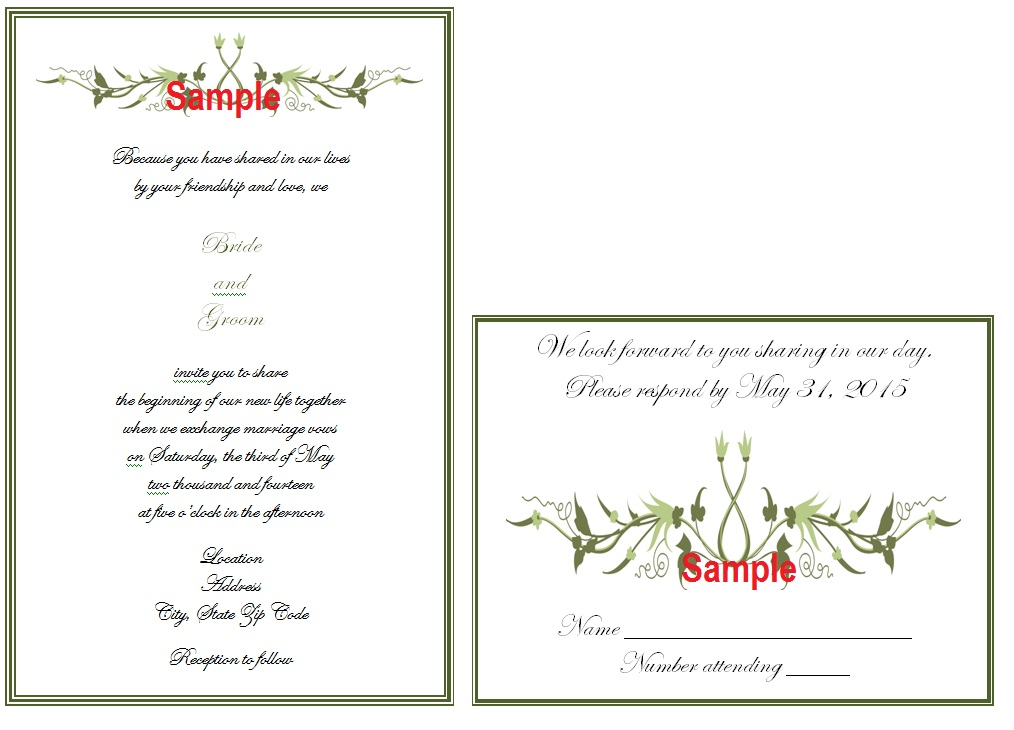
#> input picture imgs/3.jpg, 1014 x 730 px; its folder holds 4 pictures in this run
$ python code_0005.py   (older library calls are emulated)
#> lines starting #> are read from the running program, lines starting #| are printed output that depends on the picture
"""
你有一个目录，装了很多照片，把它们的尺寸变成都不大于 iPhone5 分辨率的大小。
"""

from PIL import Image
import glob


def zoom_pic(file):
#> called with file = '../imgs/3.jpg'
    image = Image.open(file)
#> image is the input picture: PIL image 1014x730 RGB; mean R, G, B 243.4, 243.5, 240.5
    size_y = 640
    size_x = 1136
    pic_type = file.split(".")[-1]
    if pic_type == 'jpg':
        pic_type = 'jpeg'
    out = image.resize((size_x, size_y), Image.ANTIALIAS)
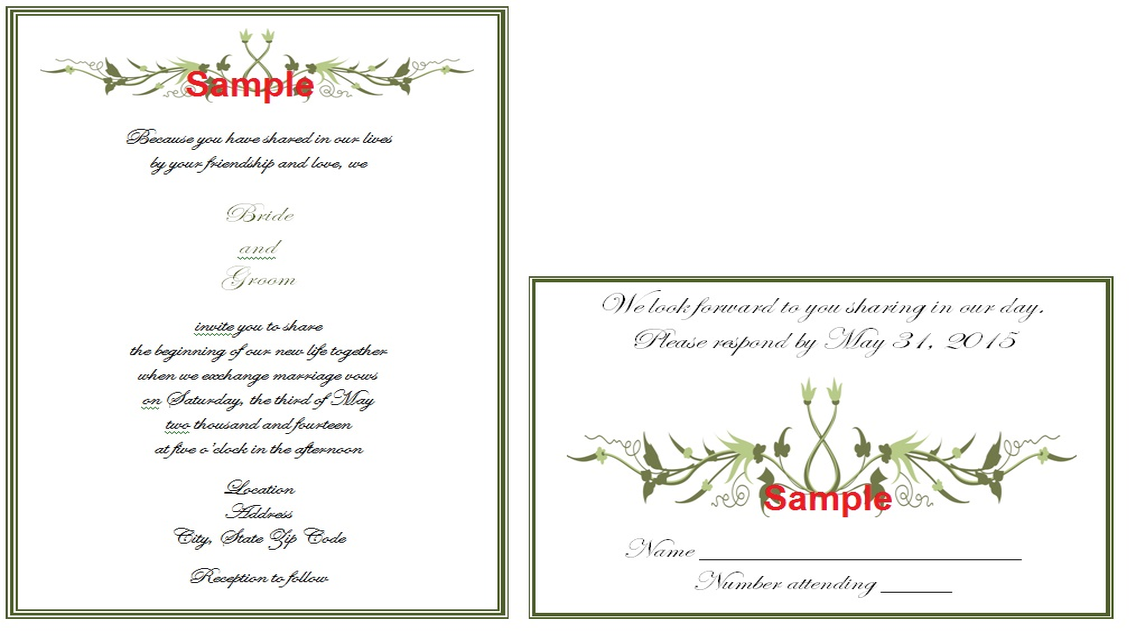
#> out: PIL image 1136x640 RGB; mean R, G, B 243, 243, 240.2
    file_out = '../resize/' + file.split(".")[-2].split('/')[-1] + 'resize.' + file.split(".")[-1]
    print(file_out)
    out.save(file_out, pic_type)


if __name__ == '__main__':
    for file in glob.glob('../imgs/*'):
        zoom_pic(file)
#> pass 2 of the loop `for file in glob.glob('../imgs/*'):`:
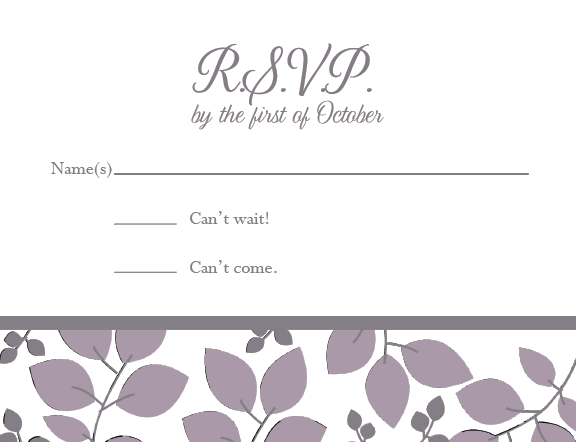
#> input picture imgs/PurpleRSVP.png, 576 x 442 px
#> in zoom_pic, image is the input picture: PIL image 576x442 RGBA; mean R, G, B, A 237.3, 235.2, 237.3, 255
#> in zoom_pic (call 2), `out = image.resize((size_x, size_y), Image.ANTIALIAS)`:
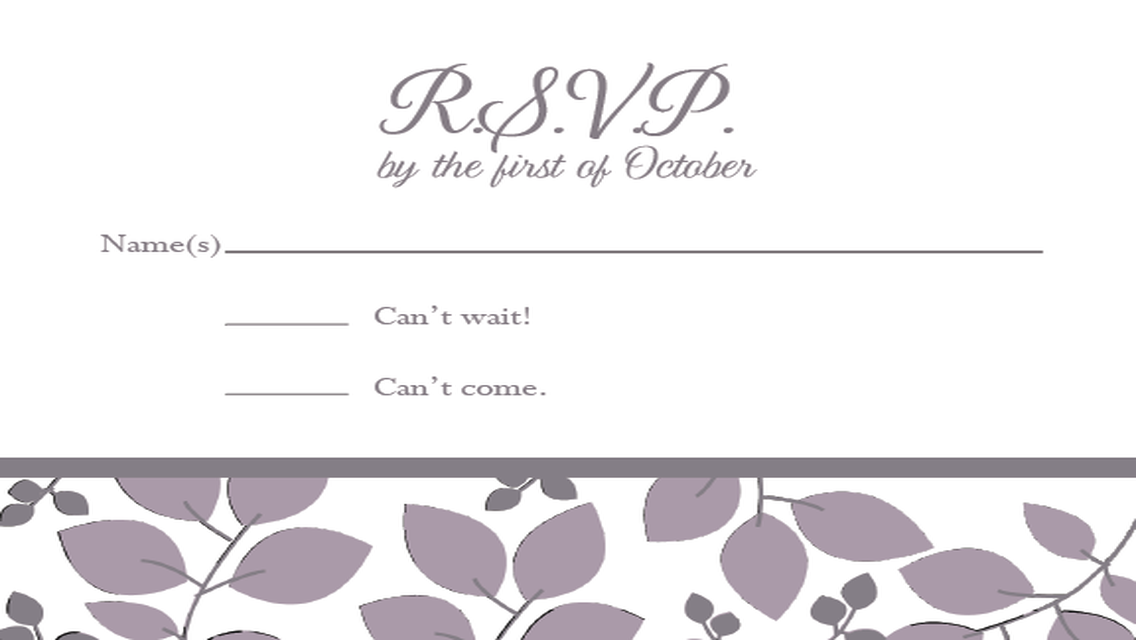
#> out: PIL image 1136x640 RGBA; mean R, G, B, A 237.1, 235, 237.1, 255
#> pass 3 of the loop `for file in glob.glob('../imgs/*'):`:
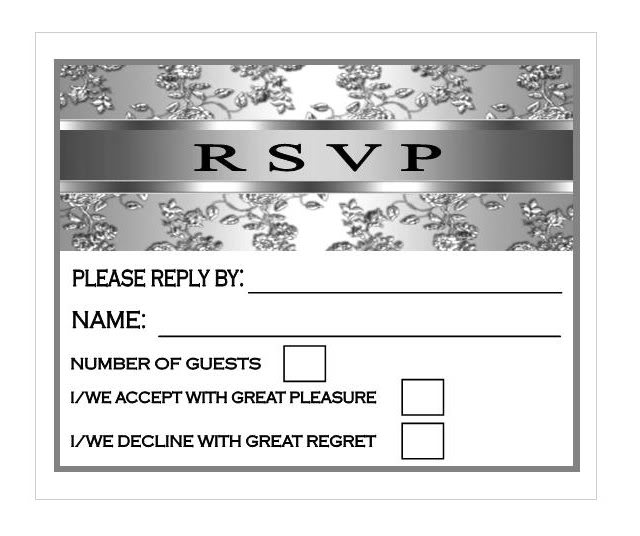
#> input picture imgs/RSVP.jpg, 640 x 536 px
#> in zoom_pic, image is the input picture: PIL image 640x536 L; min 0, max 255, mean 218.8
#> in zoom_pic (call 3), `out = image.resize((size_x, size_y), Image.ANTIALIAS)`:
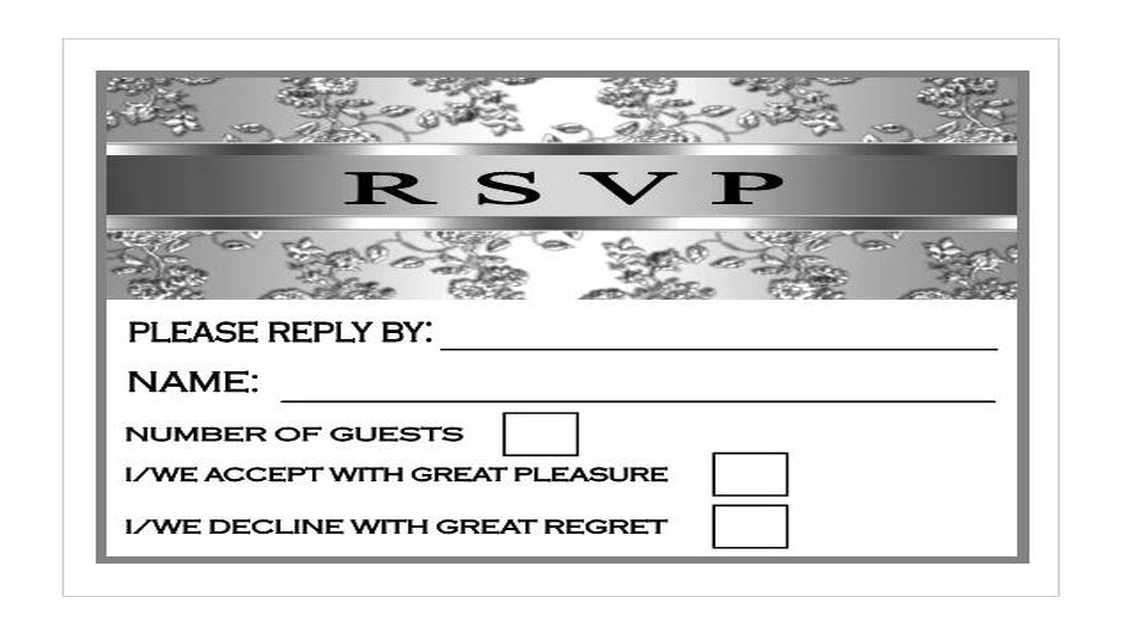
#> out: PIL image 1136x640 L; min 0, max 255, mean 218.6
#> the loop made 4 passes; the first 3 are shown
